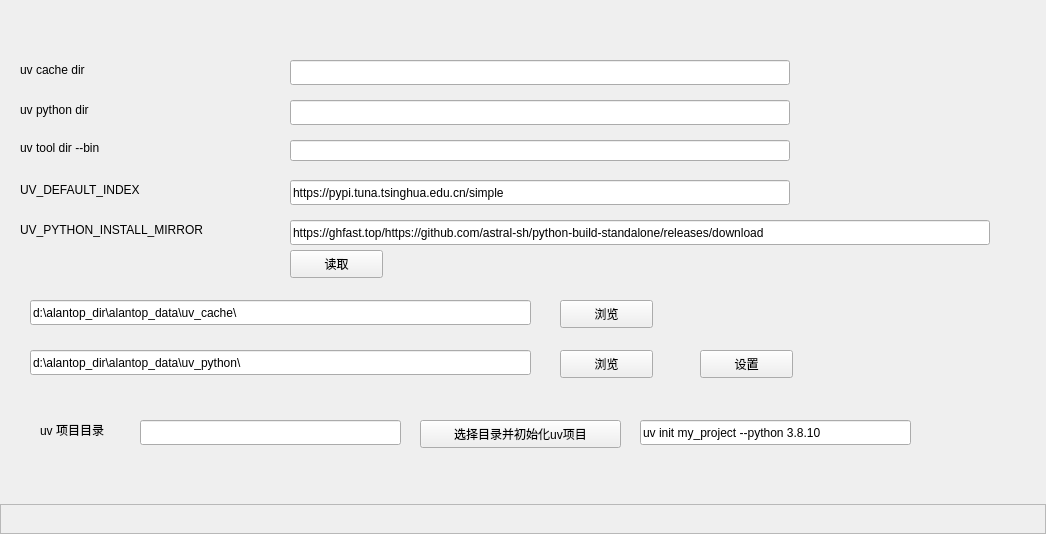
<?xml version="1.0" encoding="UTF-8"?>
<ui version="4.0">
 <class>UVSetup</class>
 <widget class="QWidget" name="UVSetup">
  <property name="geometry">
   <rect>
    <x>0</x>
    <y>0</y>
    <width>1046</width>
    <height>534</height>
   </rect>
  </property>
  <property name="windowTitle">
   <string notr="true"/>
  </property>
  <widget class="QLineEdit" name="lineEdit_CACHE_DIR">
   <property name="geometry">
    <rect>
     <x>290</x>
     <y>60</y>
     <width>500</width>
     <height>25</height>
    </rect>
   </property>
  </widget>
  <widget class="QLineEdit" name="lineEdit_PTHON_DIR">
   <property name="geometry">
    <rect>
     <x>290</x>
     <y>100</y>
     <width>500</width>
     <height>25</height>
    </rect>
   </property>
  </widget>
  <widget class="QLabel" name="label">
   <property name="geometry">
    <rect>
     <x>20</x>
     <y>60</y>
     <width>87</width>
     <height>19</height>
    </rect>
   </property>
   <property name="text">
    <string>uv cache dir</string>
   </property>
  </widget>
  <widget class="QLabel" name="label_2">
   <property name="geometry">
    <rect>
     <x>20</x>
     <y>100</y>
     <width>97</width>
     <height>19</height>
    </rect>
   </property>
   <property name="text">
    <string>uv python dir</string>
   </property>
  </widget>
  <widget class="QLineEdit" name="lineEdit_NEW_CACHE_DIR">
   <property name="geometry">
    <rect>
     <x>30</x>
     <y>300</y>
     <width>501</width>
     <height>25</height>
    </rect>
   </property>
   <property name="text">
    <string>d:\alantop_dir\alantop_data\uv_cache\</string>
   </property>
  </widget>
  <widget class="QPushButton" name="pushButton_cache_dir">
   <property name="geometry">
    <rect>
     <x>560</x>
     <y>300</y>
     <width>93</width>
     <height>28</height>
    </rect>
   </property>
   <property name="text">
    <string>浏览</string>
   </property>
  </widget>
  <widget class="QPushButton" name="pushButton_python_dir">
   <property name="geometry">
    <rect>
     <x>560</x>
     <y>350</y>
     <width>93</width>
     <height>28</height>
    </rect>
   </property>
   <property name="text">
    <string>浏览</string>
   </property>
  </widget>
  <widget class="QLineEdit" name="lineEdit_PYTHON_DIR">
   <property name="geometry">
    <rect>
     <x>30</x>
     <y>350</y>
     <width>501</width>
     <height>25</height>
    </rect>
   </property>
   <property name="text">
    <string>d:\alantop_dir\alantop_data\uv_python\</string>
   </property>
  </widget>
  <widget class="QLineEdit" name="lineEdit_default_index">
   <property name="geometry">
    <rect>
     <x>290</x>
     <y>180</y>
     <width>500</width>
     <height>25</height>
    </rect>
   </property>
   <property name="text">
    <string>https://pypi.tuna.tsinghua.edu.cn/simple</string>
   </property>
  </widget>
  <widget class="QLabel" name="label_3">
   <property name="geometry">
    <rect>
     <x>20</x>
     <y>180</y>
     <width>201</width>
     <height>19</height>
    </rect>
   </property>
   <property name="text">
    <string>UV_DEFAULT_INDEX</string>
   </property>
  </widget>
  <widget class="QLineEdit" name="lineEdit_install_mirror">
   <property name="geometry">
    <rect>
     <x>290</x>
     <y>220</y>
     <width>700</width>
     <height>25</height>
    </rect>
   </property>
   <property name="text">
    <string>https://ghfast.top/https://github.com/astral-sh/python-build-standalone/releases/download</string>
   </property>
  </widget>
  <widget class="QLabel" name="label_4">
   <property name="geometry">
    <rect>
     <x>20</x>
     <y>220</y>
     <width>280</width>
     <height>19</height>
    </rect>
   </property>
   <property name="text">
    <string>UV_PYTHON_INSTALL_MIRROR</string>
   </property>
  </widget>
  <widget class="QPushButton" name="pushButton_read">
   <property name="geometry">
    <rect>
     <x>290</x>
     <y>250</y>
     <width>93</width>
     <height>28</height>
    </rect>
   </property>
   <property name="text">
    <string>读取</string>
   </property>
  </widget>
  <widget class="QLabel" name="statusLabel">
   <property name="geometry">
    <rect>
     <x>0</x>
     <y>504</y>
     <width>1046</width>
     <height>30</height>
    </rect>
   </property>
   <property name="frameShape">
    <enum>QFrame::StyledPanel</enum>
   </property>
   <property name="frameShadow">
    <enum>QFrame::Sunken</enum>
   </property>
   <property name="text">
    <string/>
   </property>
  </widget>
  <widget class="QLabel" name="label_5">
   <property name="geometry">
    <rect>
     <x>20</x>
     <y>140</y>
     <width>121</width>
     <height>16</height>
    </rect>
   </property>
   <property name="text">
    <string>uv tool dir --bin</string>
   </property>
  </widget>
  <widget class="QLineEdit" name="lineEdit_tool_dir">
   <property name="geometry">
    <rect>
     <x>290</x>
     <y>140</y>
     <width>500</width>
     <height>21</height>
    </rect>
   </property>
  </widget>
  <widget class="QPushButton" name="pushButton_set">
   <property name="geometry">
    <rect>
     <x>700</x>
     <y>350</y>
     <width>93</width>
     <height>28</height>
    </rect>
   </property>
   <property name="text">
    <string>设置</string>
   </property>
  </widget>
  <widget class="QLineEdit" name="lineEdit_project_dir">
   <property name="geometry">
    <rect>
     <x>140</x>
     <y>420</y>
     <width>261</width>
     <height>25</height>
    </rect>
   </property>
  </widget>
  <widget class="QLabel" name="label_6">
   <property name="geometry">
    <rect>
     <x>40</x>
     <y>420</y>
     <width>171</width>
     <height>19</height>
    </rect>
   </property>
   <property name="text">
    <string>uv 项目目录</string>
   </property>
  </widget>
  <widget class="QLineEdit" name="lineEdit_uv_init">
   <property name="geometry">
    <rect>
     <x>640</x>
     <y>420</y>
     <width>271</width>
     <height>25</height>
    </rect>
   </property>
   <property name="text">
    <string>uv init my_project --python 3.8.10</string>
   </property>
  </widget>
  <widget class="QPushButton" name="pushButton_select_dir">
   <property name="geometry">
    <rect>
     <x>420</x>
     <y>420</y>
     <width>201</width>
     <height>28</height>
    </rect>
   </property>
   <property name="text">
    <string>选择目录并初始化uv项目</string>
   </property>
  </widget>
 </widget>
 <resources/>
 <connections/>
</ui>
